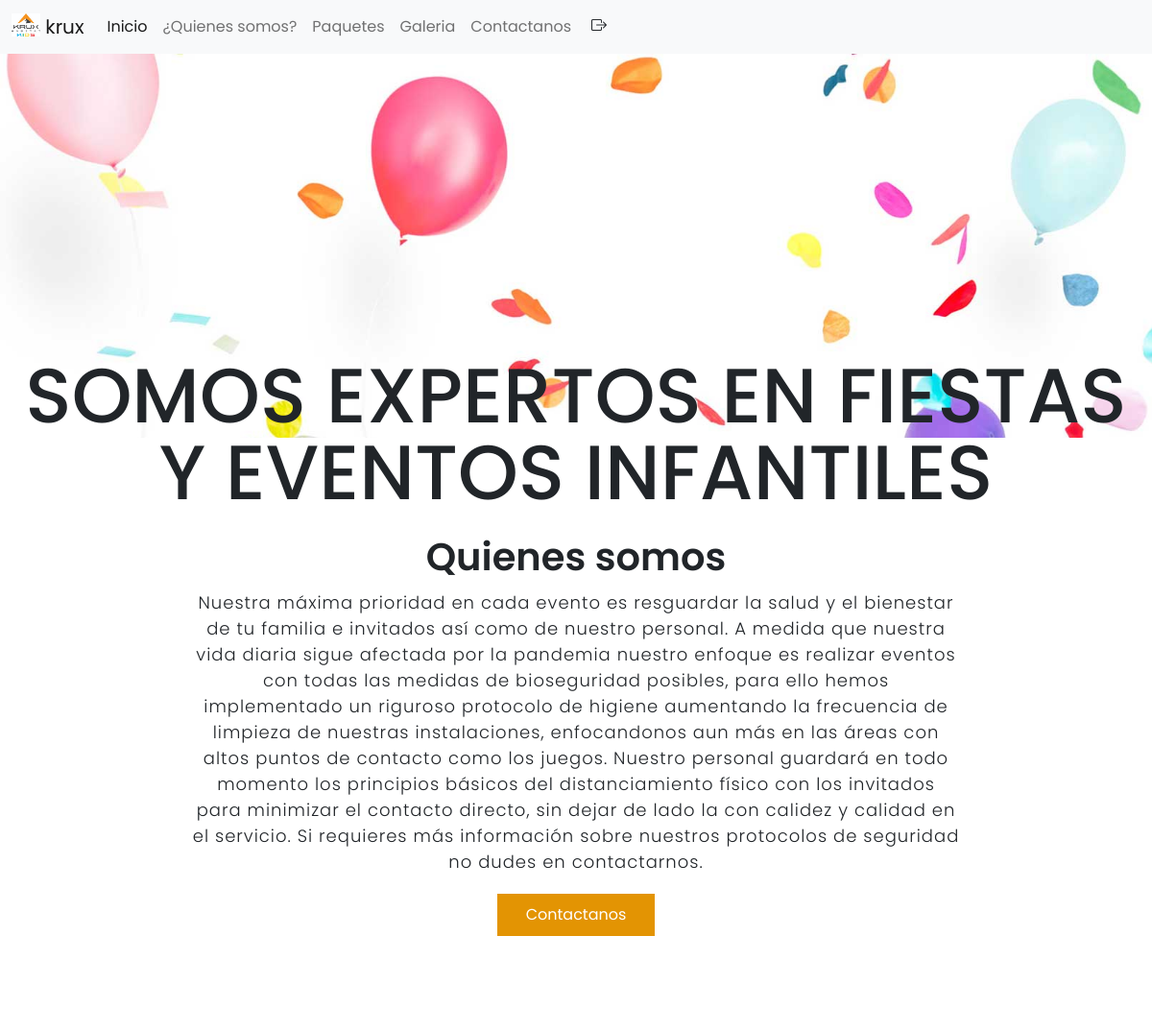
The page /quienesomos2.php on the database its author committed.
### tables this page shows
CREATE TABLE `somos` (
  `id` int(11) NOT NULL,
  `titulo` text NOT NULL,
  `subtitulo` text NOT NULL,
  `texto` text NOT NULL
);

### quienesomos2.php (the view, shortened to what this page needs)
<?php
include_once("boostrap2.php");
?>
<!DOCTYPE html>
<html lang="en">
<head>
    <link rel="stylesheet" href="style_header.css">
</head>
<body>
<div style="background-image: url(img/fondo3.jpg); height: 400px; background-size: cover;">
<?php
                         include_once("conexion.php");
                        $consulta="select * from somos";
                        $resultado=mysqli_query($con,$consulta);
                        if (mysqli_num_rows($resultado)>0){
                            while($fila=mysqli_fetch_assoc($resultado))
                            {
                             ?>
<section class="banner">
        <h2><?php echo $fila['titulo']?></h2>
    </section>
</div>
    <section class="nosotros">
        <div class="content-nosotros">
            <div class="mx800p">
                <h3><?php echo $fila['subtitulo']?></h3>
                <p><?php echo $fila['texto']?></p>
                <a href="contacto2.php" class="btn-nosotros">Contactanos</a>
            </div>
        </div>
    </section>
    <?php
			}
		}
	?>
</body>
</html>

### style_header.css (style rules this page uses)
* { margin: 0; padding: 0; box-sizing: border-box; }
body { font-family: 'Poppins', sans-serif; margin: 0; }
.banner { background: url(/proyectos/proyecto-krux/img/fondo3.jpg); width: 100%; min-height: 100vh; display: flex; justify-content: center; align-items: center; background-size: cover; }
.banner h2 { font-size: 80px; text-transform: uppercase; text-align: center; line-height: 1em; }
a { text-decoration: none; color: white; }
.nosotros { background: #fff; padding: 100px; display: flex; justify-content: center; text-align: center; }
.nosotros .content-nosotros { position: relative; text-align: center; width: 100%; }
.mx800p { max-width: 800px; margin: 0 auto; }
.btn-nosotros { display: inline-block; background: #e39403; color: white; padding: 10px 30px; text-decoration: none; }
.mx800p h3 { font-size: 40px; font-weight: 600; margin-bottom: 10px; }
.mx800p p { font-size: 18px; font-weight: 300; margin-bottom: 20px; letter-spacing: 1px; }

### rows shown on the page
somos: titulo "SOMOS EXPERTOS EN FIESTAS Y EVENTOS INFANTILES", subtitulo "Quienes somos", texto "Nuestra máxima prioridad en cada evento es resguardar la salud y el bienestar de tu familia e invitados así como de nuestro personal. A medida que nuestra vida diaria sigue afectada por la pandemia nuestro enfoque es realizar eventos con todas las medidas de bioseguridad posibles, para ello hemos implementado un riguroso protocolo de higiene aumentando la frecuencia de limpieza de nuestras instalaciones, enfocandonos aun más en las áreas con altos puntos de contacto como los juegos. Nuestro personal guardará en todo momento los principios básicos del distanciamiento físico con los invitados para minimizar el contacto directo, sin dejar de lado la con calidez y calidad en el servicio. Si…"
